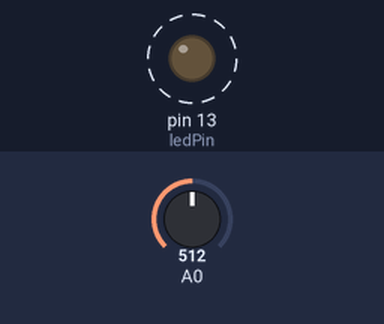
A sketch run on a simulated Arduino Uno, built with avr-gcc and run on an emulated ATmega328P. Parts: output pins drawn as LEDs (lit = HIGH). Dashed ring = blinking. The test bench sets the inputs (shaded band); at power-on: A0 = 512. What the sketch prints to the serial monitor is not drawn.

Above: at 0.5 s.
Timing chart, 0 to 4.6 s (numbered marks = the images above):
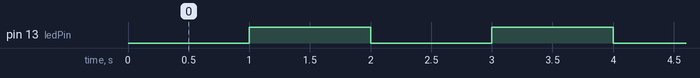

The sketch:

LoudnessSensor.ino
```cpp
int newVal, oldVal;

// constants won't change. Used here to set a pin number :
const int ledPin =  13;      // the number of the LED pin

// Variables will change :
int ledState = LOW;             // ledState used to set the LED

// Generally, you should use "unsigned long" for variables that hold time
// The value will quickly become too large for an int to store
unsigned long previousMillis = 0;        // will store last time LED was updated

// constants won't change :
const long interval = 1000;           // interval at which to blink (milliseconds)

void setup() {
  // set the digital pin as output:
  pinMode(ledPin, OUTPUT);
  // put your setup code here, to run once:
  Serial.begin(115200);
  newVal = 0;
  oldVal = 0;
}

void blinkOnboardLed() {
    // here is where you'd put code that needs to be running all the time.

  // check to see if it's time to blink the LED; that is, if the
  // difference between the current time and last time you blinked
  // the LED is bigger than the interval at which you want to
  // blink the LED.
  unsigned long currentMillis = millis();

  if(currentMillis - previousMillis >= interval) {
    // save the last time you blinked the LED
    previousMillis = currentMillis;

    // if the LED is off turn it on and vice-versa:
    if (ledState == LOW)
      ledState = HIGH;
    else
      ledState = LOW;

    // set the LED with the ledState of the variable:
    digitalWrite(ledPin, ledState);
  }
}

void loop() {
  newVal = analogRead(0); // Pin A0
  if (abs(newVal-oldVal) > 2) {
    Serial.println(newVal);
    oldVal = newVal;
  }
  if (newVal == 0) oldVal = 0;
  blinkOnboardLed();
}
```

Measured:
- by itself, pin 13 (ledPin): alternates HIGH for 1.0 s and LOW for 1.0 s
